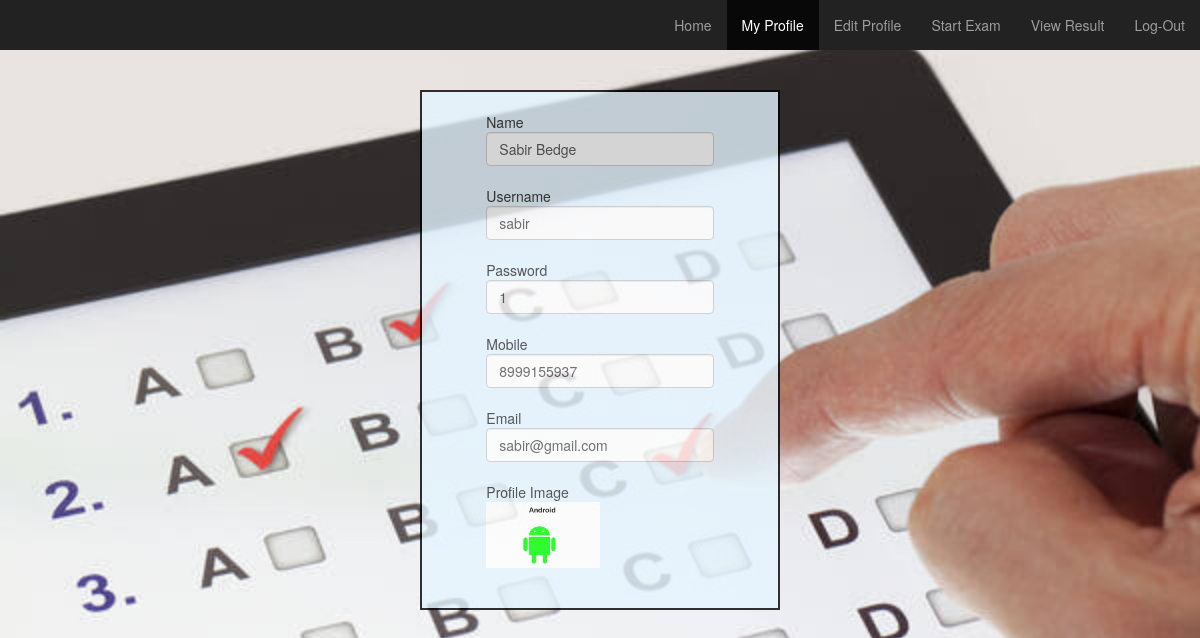
The page /project/user/my_profile.php (signed in) on the database its author committed.
### tables this page shows
CREATE TABLE IF NOT EXISTS `tbl_signup` (
  `id` int NOT NULL AUTO_INCREMENT,
  `role` int NOT NULL,
  `block` int NOT NULL,
  `name` varchar(45) NOT NULL,
  `gender` varchar(15) NOT NULL,
  `username` varchar(45) NOT NULL,
  `password` varchar(45) NOT NULL,
  `mobile` varchar(15) NOT NULL,
  `email` varchar(45) NOT NULL,
  PRIMARY KEY (`id`,`username`)
);

### project/user/my_profile.php (the view, shortened to what this page needs)
<!DOCTYPE html>
<html>
    <head>
  <link rel="stylesheet" href="https://maxcdn.bootstrapcdn.com/bootstrap/3.4.1/css/bootstrap.min.css">
    </head>
   <body style="background-image:url('bg.jpeg');background-repeat:no-repeat;background-size:cover;" oncontextmenu="return false" oncopy="return false" onpaste="return false" onload="f()">
  <div class="navbar-inverse">
  <div class="collapse navbar-collapse" id="menu">
 <ul class="nav navbar-nav navbar-right">
 <li><a href="user_dashboard.php">Home</a></li>
 <li class="active"><a href="my_profile.php">My Profile</a></li>
 <li><a href="edit_profile.php">Edit Profile</a></li>
 <li><a href="start_exam.php">Start Exam</a></li>
 <li><a href="view_result.php">View Result</a></li>
 <li><a href="logout.php">Log-Out</a></li>
 </ul>
  </div>
  </div>
       <br></br>
  <div class="container">
  <div class="row">
  <div class="col-sm-4"> </div>
  <div class="col-sm-4">
  <div class="card bg">
 <div class="row">
 <div class="col-sm-2"> </div>
 <div class="col-sm-8">
 <?php
 if(!isset($_SESSION["user"]))
	{
		header("Location:http://localhost/project/login.php");
	}
	else
	{
	 require "../makeconnection.php";
	$result=$con->query("select * from tbl_signup where username='".$_SESSION['user']."'");
	while($row=$result->fetch_assoc())
	{
	?>
  <br>Name
  <input type="text" class="form-control" autocomplete="off" value="<?php echo $row['name']; ?>"/>
  <br/>Username
  <input type="text" class="form-control" autocomplete="off" value="<?php echo $row['username']; ?>"/>
  <br/>Password
  <input type="text" class="form-control" autocomplete="off" value="<?php echo $row['password']; ?>"/>
  <br/>Mobile
  <input type="number" class="form-control" autocomplete="off" value="<?php echo $row['mobile']; ?>"/>
  <br/>Email
  <input type="email" class="form-control" autocomplete="off" value="<?php echo $row['email']; ?>"/>
  <br/>Profile Image
  <img src="../upload-image/<?php echo $_SESSION["user"]; ?>.png" class="img-responsive" width="50%" height="50%"/>
  <br/>
  <?php
  }
	} ?>
  <br></div>
  </div>
   </div>
    </div>
  <div class="col-sm-4"> </div>
  </div>
   </div>
</body>
</html>

### project/user/my_profile.php (style rules this page uses)
html { font-size:62.5%; }
.bg { background-color:#e5f5ff;opacity:0.8;border:2px solid black; }

### rows shown on the page
tbl_signup: name "Sabir Bedge", username "sabir", password "1", mobile "8999155937", email "sabir@gmail.com"
